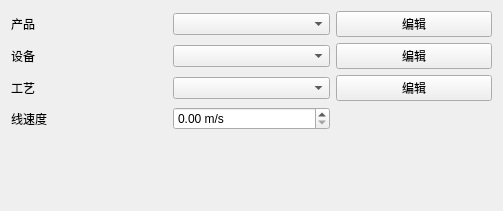
<?xml version="1.0" encoding="UTF-8"?>
<ui version="4.0">
 <class>DialogFileSettingChoose</class>
 <widget class="QWidget" name="DialogFileSettingChoose">
  <property name="geometry">
   <rect>
    <x>0</x>
    <y>0</y>
    <width>503</width>
    <height>211</height>
   </rect>
  </property>
  <property name="windowTitle">
   <string>Dialog</string>
  </property>
  <layout class="QGridLayout" name="gridLayout_2">
   <item row="0" column="0">
    <layout class="QGridLayout" name="gridLayout" columnstretch="0,0,0">
     <item row="0" column="0">
      <widget class="QLabel" name="label_Product">
       <property name="sizePolicy">
        <sizepolicy hsizetype="Preferred" vsizetype="Preferred">
         <horstretch>0</horstretch>
         <verstretch>0</verstretch>
        </sizepolicy>
       </property>
       <property name="text">
        <string>产品</string>
       </property>
      </widget>
     </item>
     <item row="2" column="0">
      <widget class="QLabel" name="label_Progress">
       <property name="sizePolicy">
        <sizepolicy hsizetype="Preferred" vsizetype="Preferred">
         <horstretch>0</horstretch>
         <verstretch>0</verstretch>
        </sizepolicy>
       </property>
       <property name="text">
        <string>工艺</string>
       </property>
      </widget>
     </item>
     <item row="1" column="1">
      <widget class="QComboBox" name="comboBox_Device"/>
     </item>
     <item row="1" column="0">
      <widget class="QLabel" name="label_Device">
       <property name="sizePolicy">
        <sizepolicy hsizetype="Preferred" vsizetype="Preferred">
         <horstretch>0</horstretch>
         <verstretch>0</verstretch>
        </sizepolicy>
       </property>
       <property name="text">
        <string>设备</string>
       </property>
      </widget>
     </item>
     <item row="0" column="1">
      <widget class="QComboBox" name="comboBox_Product"/>
     </item>
     <item row="2" column="1">
      <widget class="QComboBox" name="comboBox_Progress"/>
     </item>
     <item row="1" column="2">
      <widget class="QPushButton" name="pushButton_device">
       <property name="text">
        <string>编辑</string>
       </property>
      </widget>
     </item>
     <item row="0" column="2">
      <widget class="QPushButton" name="pushButton_product">
       <property name="text">
        <string>编辑</string>
       </property>
      </widget>
     </item>
     <item row="2" column="2">
      <widget class="QPushButton" name="pushButton_progress">
       <property name="text">
        <string>编辑</string>
       </property>
      </widget>
     </item>
     <item row="3" column="0">
      <widget class="QLabel" name="label_velocity">
       <property name="text">
        <string>线速度</string>
       </property>
      </widget>
     </item>
     <item row="3" column="1">
      <widget class="QDoubleSpinBox" name="doubleSpinBox_velocity">
       <property name="suffix">
        <string> m/s</string>
       </property>
      </widget>
     </item>
    </layout>
   </item>
   <item row="4" column="0">
    <spacer name="verticalSpacer">
     <property name="orientation">
      <enum>Qt::Vertical</enum>
     </property>
     <property name="sizeHint" stdset="0">
      <size>
       <width>20</width>
       <height>40</height>
      </size>
     </property>
    </spacer>
   </item>
  </layout>
 </widget>
 <resources/>
 <connections/>
</ui>
